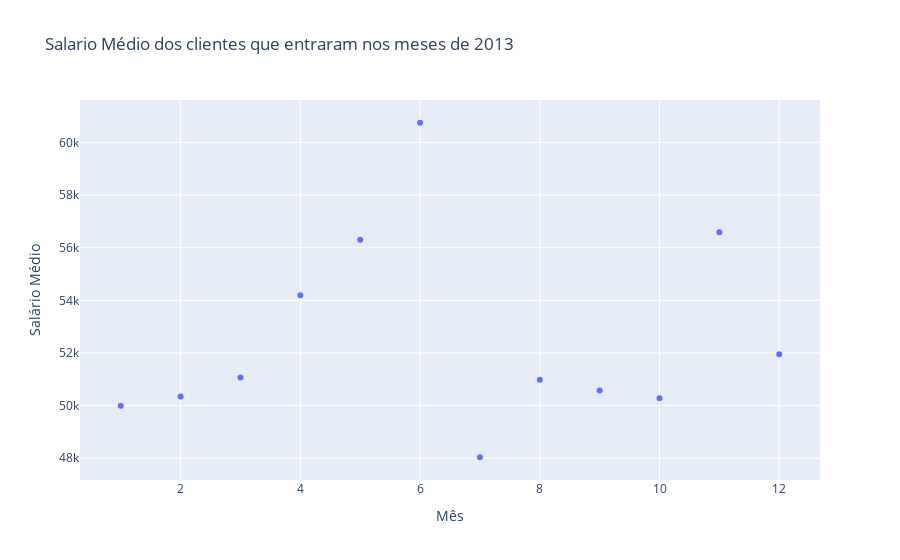

Notebook code for this chart:
### Code cell
line1 = go.Scatter(x = month, y = avg_income, mode = 'markers', name = 'Ligado por linhas')

layout = go.Layout(title= 'Salario Médio dos clientes que entraram nos meses de 2013',
                   xaxis = {'title': 'Mês'},
                   yaxis = {'title': 'Salário Médio'})

fig = go.Figure(data= [line1], layout= layout)

py.iplot(fig)

### Figure 1 — Plotly figure (JSON) as saved in the notebook; plotly's stock layout.template omitted (floating-point values rounded to 4 significant figures)
{"data": [{"mode": "markers", "name": "Ligado por linhas", "type": "scatter", "x": [1, 2, 3, 4, 5, 6, 7, 8, 9, 10, 11, 12], "y": [50000.0, 50340.0, 51070.0, 54190.0, 56300.0, 60750.0, 48040.0, 50980.0, 50580.0, 50280.0, 56590.0, 51950.0]}], "layout": {"title": {"text": "Salario Médio dos clientes que entraram nos meses de 2013"}, "xaxis": {"title": {"text": "Mês"}}, "yaxis": {"title": {"text": "Salário Médio"}}}}
